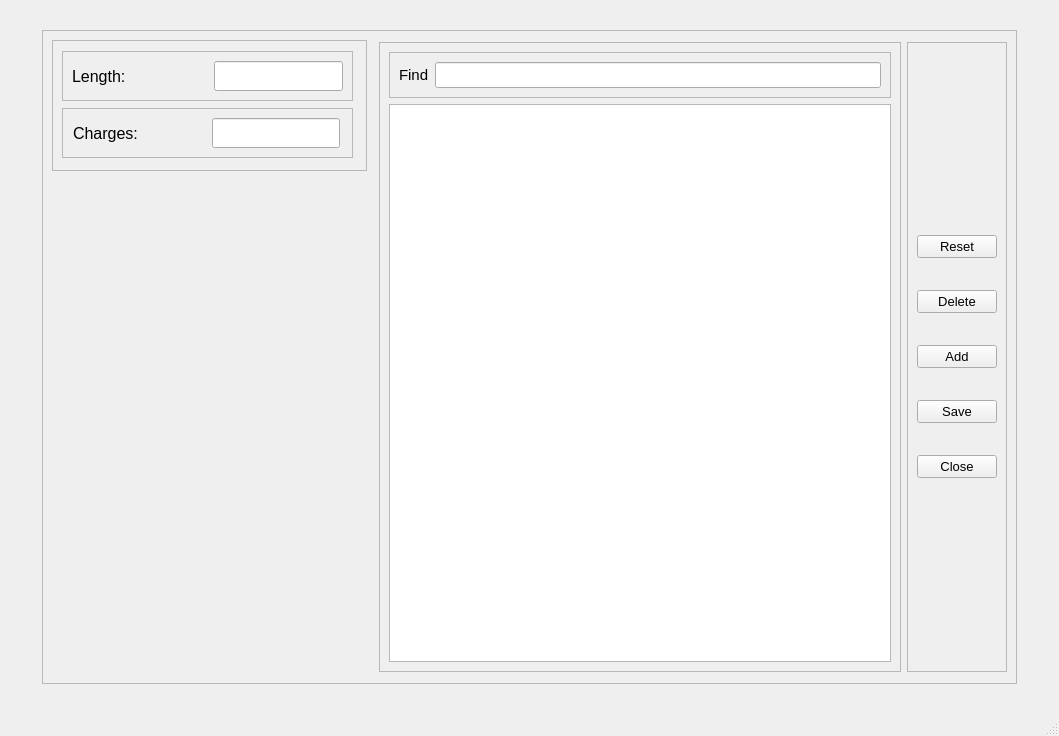
<?xml version="1.0" encoding="UTF-8"?>
<ui version="4.0">
 <class>FWContCharges</class>
 <widget class="QMainWindow" name="FWContCharges">
  <property name="geometry">
   <rect>
    <x>0</x>
    <y>0</y>
    <width>1059</width>
    <height>736</height>
   </rect>
  </property>
  <property name="windowTitle">
   <string>A11. Forest Wood Contractor Charges</string>
  </property>
  <widget class="QWidget" name="centralwidget">
   <layout class="QGridLayout" name="gridLayout">
    <item row="0" column="0">
     <widget class="QFrame" name="frame">
      <property name="maximumSize">
       <size>
        <width>975</width>
        <height>654</height>
       </size>
      </property>
      <property name="frameShape">
       <enum>QFrame::StyledPanel</enum>
      </property>
      <property name="frameShadow">
       <enum>QFrame::Raised</enum>
      </property>
      <layout class="QHBoxLayout" name="horizontalLayout">
       <item alignment="Qt::AlignLeft|Qt::AlignTop">
        <widget class="QFrame" name="frame_2">
         <property name="minimumSize">
          <size>
           <width>315</width>
           <height>131</height>
          </size>
         </property>
         <property name="maximumSize">
          <size>
           <width>315</width>
           <height>131</height>
          </size>
         </property>
         <property name="frameShape">
          <enum>QFrame::StyledPanel</enum>
         </property>
         <property name="frameShadow">
          <enum>QFrame::Raised</enum>
         </property>
         <layout class="QVBoxLayout" name="verticalLayout">
          <item>
           <widget class="QFrame" name="frame_5">
            <property name="minimumSize">
             <size>
              <width>291</width>
              <height>50</height>
             </size>
            </property>
            <property name="maximumSize">
             <size>
              <width>291</width>
              <height>50</height>
             </size>
            </property>
            <property name="frameShape">
             <enum>QFrame::StyledPanel</enum>
            </property>
            <property name="frameShadow">
             <enum>QFrame::Raised</enum>
            </property>
            <layout class="QHBoxLayout" name="horizontalLayout_3">
             <item>
              <widget class="QLabel" name="label">
               <property name="font">
                <font>
                 <pointsize>12</pointsize>
                </font>
               </property>
               <property name="text">
                <string>Length:</string>
               </property>
              </widget>
             </item>
             <item>
              <widget class="QLineEdit" name="length">
               <property name="minimumSize">
                <size>
                 <width>129</width>
                 <height>28</height>
                </size>
               </property>
               <property name="maximumSize">
                <size>
                 <width>129</width>
                 <height>120</height>
                </size>
               </property>
               <property name="font">
                <font>
                 <pointsize>12</pointsize>
                </font>
               </property>
              </widget>
             </item>
            </layout>
           </widget>
          </item>
          <item>
           <widget class="QFrame" name="frame_6">
            <property name="minimumSize">
             <size>
              <width>291</width>
              <height>50</height>
             </size>
            </property>
            <property name="maximumSize">
             <size>
              <width>291</width>
              <height>50</height>
             </size>
            </property>
            <property name="frameShape">
             <enum>QFrame::StyledPanel</enum>
            </property>
            <property name="frameShadow">
             <enum>QFrame::Raised</enum>
            </property>
            <layout class="QHBoxLayout" name="horizontalLayout_2">
             <item>
              <widget class="QLabel" name="label_2">
               <property name="minimumSize">
                <size>
                 <width>132</width>
                 <height>26</height>
                </size>
               </property>
               <property name="maximumSize">
                <size>
                 <width>132</width>
                 <height>26</height>
                </size>
               </property>
               <property name="font">
                <font>
                 <pointsize>12</pointsize>
                </font>
               </property>
               <property name="layoutDirection">
                <enum>Qt::LeftToRight</enum>
               </property>
               <property name="text">
                <string>Charges:</string>
               </property>
               <property name="indent">
                <number>0</number>
               </property>
              </widget>
             </item>
             <item>
              <widget class="QLineEdit" name="charges">
               <property name="minimumSize">
                <size>
                 <width>128</width>
                 <height>28</height>
                </size>
               </property>
               <property name="maximumSize">
                <size>
                 <width>127</width>
                 <height>120</height>
                </size>
               </property>
               <property name="font">
                <font>
                 <pointsize>12</pointsize>
                </font>
               </property>
              </widget>
             </item>
            </layout>
           </widget>
          </item>
         </layout>
        </widget>
       </item>
       <item>
        <widget class="QFrame" name="frame_3">
         <property name="minimumSize">
          <size>
           <width>522</width>
           <height>630</height>
          </size>
         </property>
         <property name="maximumSize">
          <size>
           <width>522</width>
           <height>630</height>
          </size>
         </property>
         <property name="frameShape">
          <enum>QFrame::StyledPanel</enum>
         </property>
         <property name="frameShadow">
          <enum>QFrame::Raised</enum>
         </property>
         <layout class="QVBoxLayout" name="verticalLayout_2">
          <item>
           <widget class="QFrame" name="frame_7">
            <property name="frameShape">
             <enum>QFrame::StyledPanel</enum>
            </property>
            <property name="frameShadow">
             <enum>QFrame::Raised</enum>
            </property>
            <layout class="QHBoxLayout" name="horizontalLayout_4">
             <item>
              <widget class="QLabel" name="label_3">
               <property name="font">
                <font>
                 <pointsize>11</pointsize>
                </font>
               </property>
               <property name="text">
                <string>Find</string>
               </property>
              </widget>
             </item>
             <item>
              <widget class="QLineEdit" name="searchBar">
               <property name="font">
                <font>
                 <pointsize>11</pointsize>
                </font>
               </property>
              </widget>
             </item>
            </layout>
           </widget>
          </item>
          <item>
           <widget class="QTableView" name="tableView"/>
          </item>
         </layout>
        </widget>
       </item>
       <item>
        <widget class="QFrame" name="frame_4">
         <property name="minimumSize">
          <size>
           <width>100</width>
           <height>630</height>
          </size>
         </property>
         <property name="maximumSize">
          <size>
           <width>100</width>
           <height>630</height>
          </size>
         </property>
         <property name="frameShape">
          <enum>QFrame::StyledPanel</enum>
         </property>
         <property name="frameShadow">
          <enum>QFrame::Raised</enum>
         </property>
         <layout class="QVBoxLayout" name="verticalLayout_3">
          <property name="spacing">
           <number>0</number>
          </property>
          <property name="topMargin">
           <number>160</number>
          </property>
          <property name="bottomMargin">
           <number>160</number>
          </property>
          <item>
           <widget class="QPushButton" name="resetButton">
            <property name="font">
             <font>
              <pointsize>10</pointsize>
             </font>
            </property>
            <property name="text">
             <string>Reset</string>
            </property>
           </widget>
          </item>
          <item>
           <widget class="QPushButton" name="deleteButton">
            <property name="font">
             <font>
              <pointsize>10</pointsize>
             </font>
            </property>
            <property name="text">
             <string>Delete</string>
            </property>
           </widget>
          </item>
          <item>
           <widget class="QPushButton" name="addButton">
            <property name="font">
             <font>
              <pointsize>10</pointsize>
             </font>
            </property>
            <property name="text">
             <string>Add</string>
            </property>
           </widget>
          </item>
          <item>
           <widget class="QPushButton" name="saveButton">
            <property name="font">
             <font>
              <pointsize>10</pointsize>
             </font>
            </property>
            <property name="text">
             <string>Save</string>
            </property>
           </widget>
          </item>
          <item>
           <widget class="QPushButton" name="closeButton">
            <property name="font">
             <font>
              <pointsize>10</pointsize>
             </font>
            </property>
            <property name="text">
             <string>Close</string>
            </property>
           </widget>
          </item>
         </layout>
        </widget>
       </item>
      </layout>
     </widget>
    </item>
   </layout>
  </widget>
  <widget class="QMenuBar" name="menubar">
   <property name="geometry">
    <rect>
     <x>0</x>
     <y>0</y>
     <width>1059</width>
     <height>26</height>
    </rect>
   </property>
  </widget>
  <widget class="QStatusBar" name="statusbar"/>
 </widget>
 <resources/>
 <connections/>
</ui>
